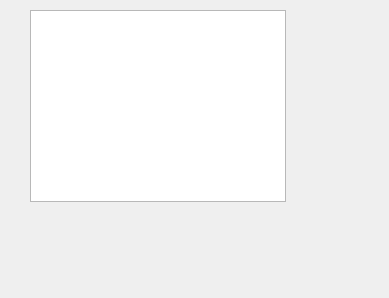
<?xml version="1.0" encoding="UTF-8"?>
<ui version="4.0">
 <class>DBdisplay</class>
 <widget class="QWidget" name="DBdisplay">
  <property name="geometry">
   <rect>
    <x>0</x>
    <y>0</y>
    <width>389</width>
    <height>298</height>
   </rect>
  </property>
  <property name="windowTitle">
   <string>DBdisplay</string>
  </property>
  <widget class="QTableView" name="tableView">
   <property name="geometry">
    <rect>
     <x>30</x>
     <y>10</y>
     <width>256</width>
     <height>192</height>
    </rect>
   </property>
  </widget>
 </widget>
 <resources/>
 <connections/>
</ui>
